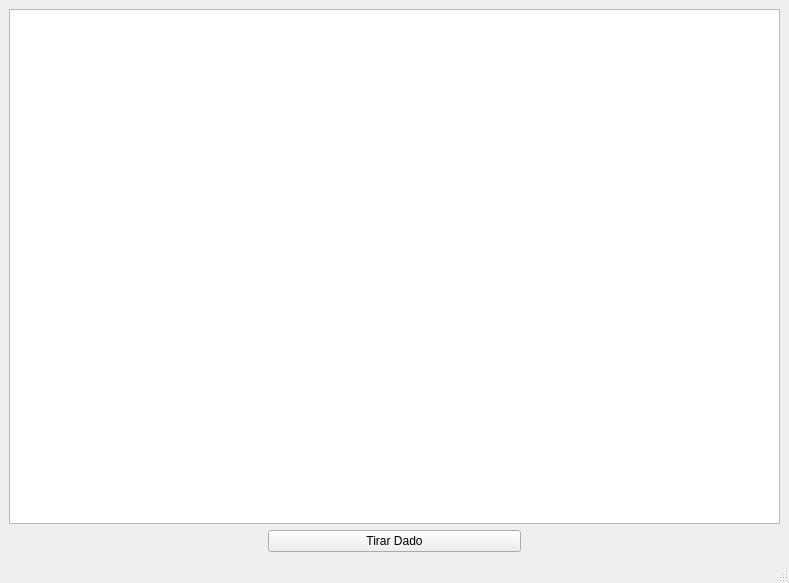
<?xml version="1.0" encoding="UTF-8"?>
<ui version="4.0">
 <class>MainWindow</class>
 <widget class="QMainWindow" name="MainWindow">
  <property name="geometry">
   <rect>
    <x>0</x>
    <y>0</y>
    <width>789</width>
    <height>583</height>
   </rect>
  </property>
  <property name="windowTitle">
   <string>MainWindow</string>
  </property>
  <widget class="QWidget" name="centralwidget">
   <layout class="QVBoxLayout" name="verticalLayout_2">
    <item>
     <layout class="QGridLayout" name="gridLayout">
      <item row="1" column="0">
       <widget class="QGraphicsView" name="graphicsView"/>
      </item>
     </layout>
    </item>
    <item>
     <layout class="QVBoxLayout" name="verticalLayout">
      <item>
       <layout class="QHBoxLayout" name="horizontalLayout">
        <item>
         <widget class="QLabel" name="label">
          <property name="text">
           <string/>
          </property>
         </widget>
        </item>
        <item>
         <widget class="QPushButton" name="pushButton">
          <property name="autoFillBackground">
           <bool>true</bool>
          </property>
          <property name="text">
           <string>Tirar Dado</string>
          </property>
         </widget>
        </item>
        <item>
         <widget class="QLabel" name="dado">
          <property name="text">
           <string/>
          </property>
         </widget>
        </item>
       </layout>
      </item>
     </layout>
    </item>
   </layout>
  </widget>
  <widget class="QMenuBar" name="menubar">
   <property name="geometry">
    <rect>
     <x>0</x>
     <y>0</y>
     <width>789</width>
     <height>21</height>
    </rect>
   </property>
  </widget>
  <widget class="QStatusBar" name="statusbar"/>
 </widget>
 <resources/>
 <connections/>
</ui>
